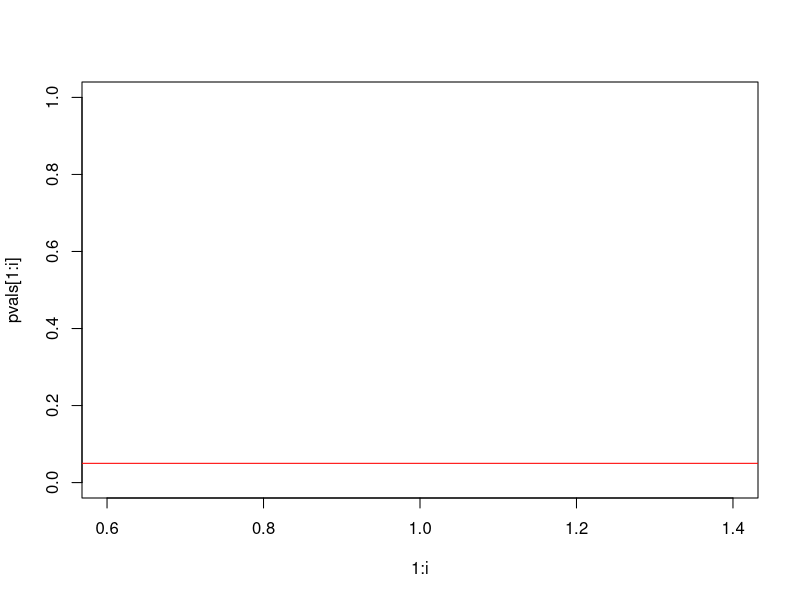
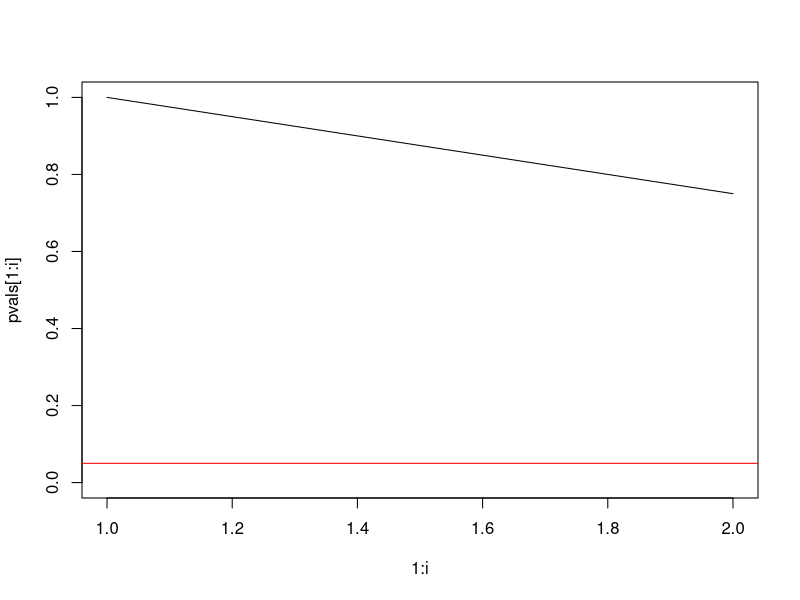
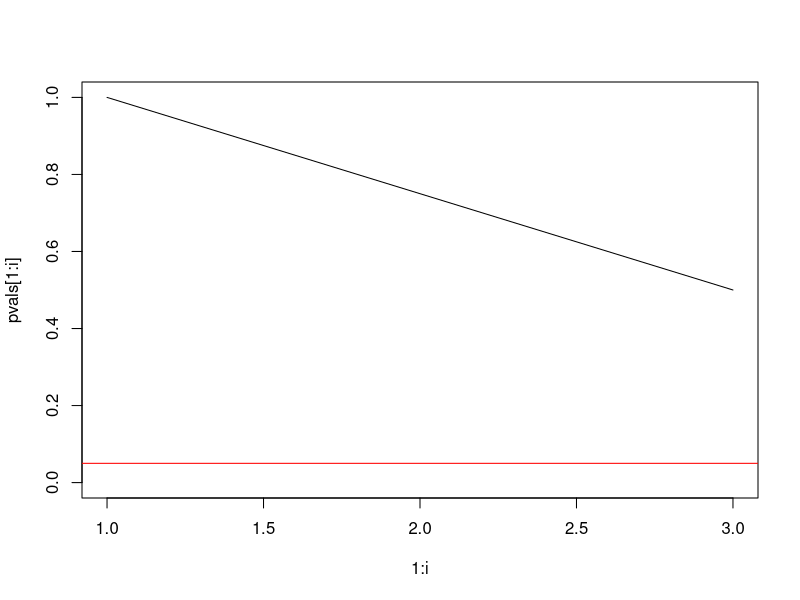
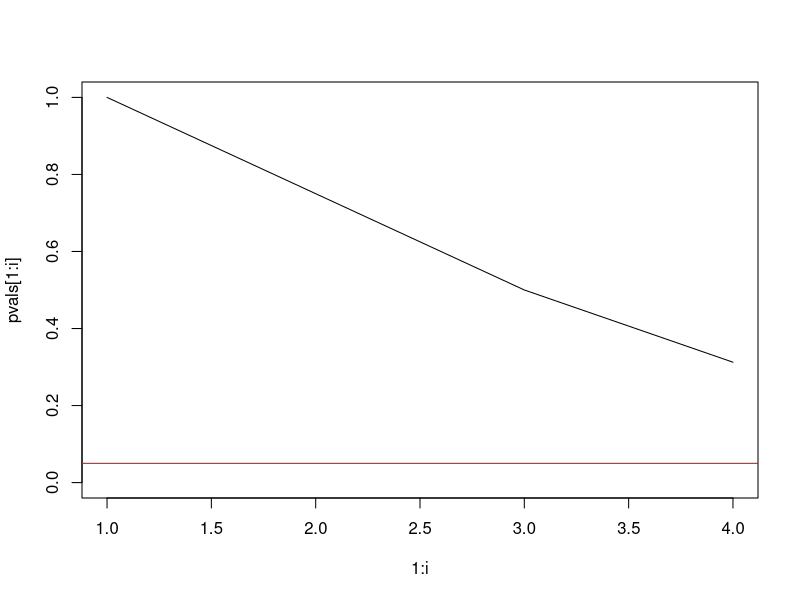
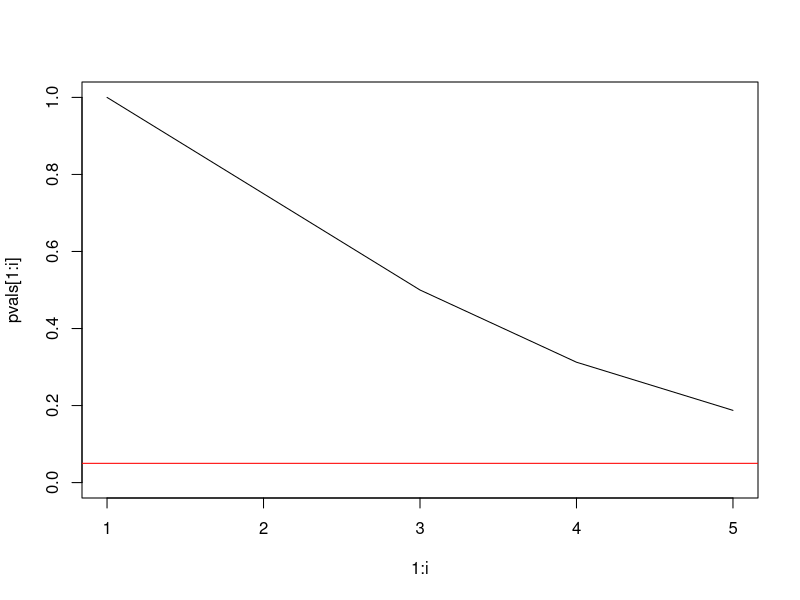
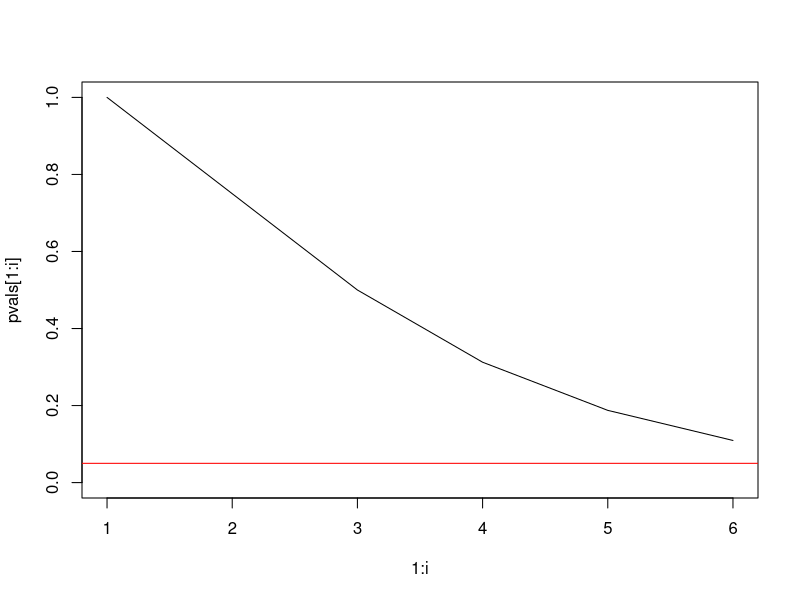
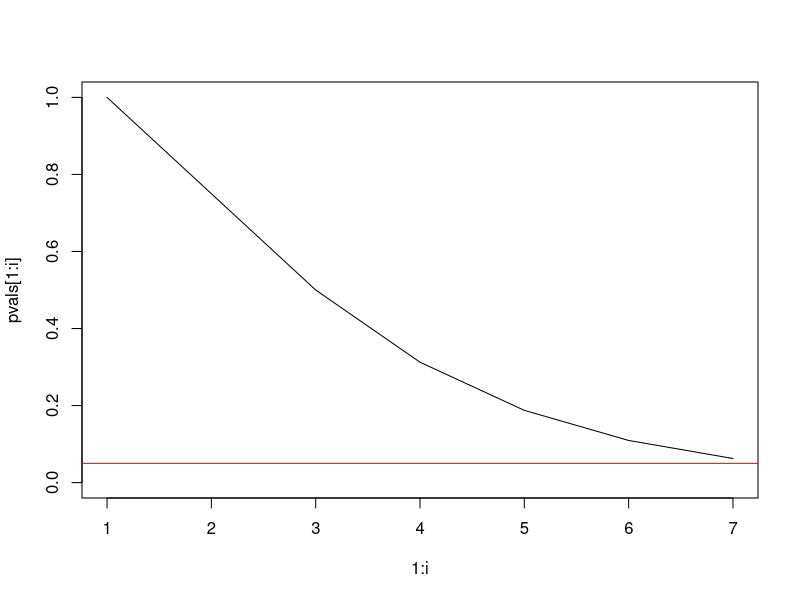
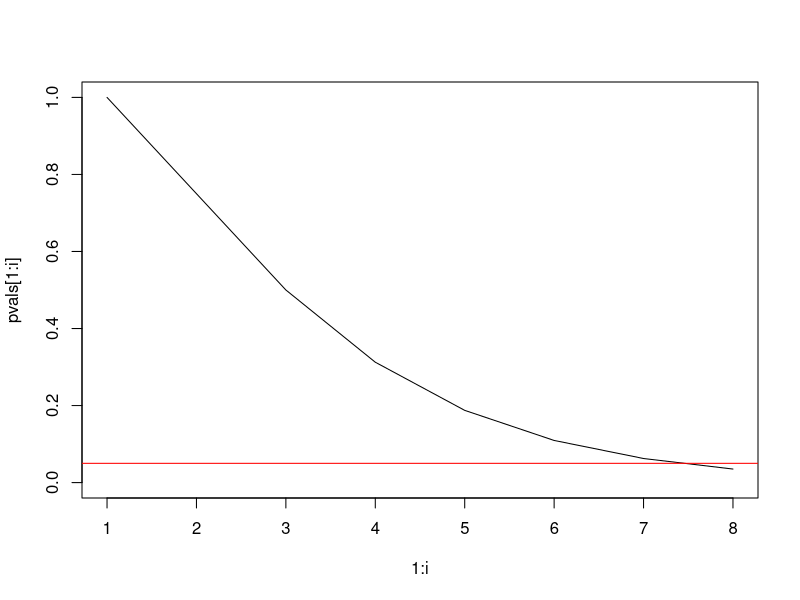

Here is the R script that generated these plots, in order: (Note: this script raises an error after producing the figures.)
############################
# App Tab 1 Entenergebnisse
############################

# aus Eingaben bzw. Simulation p-Wert berechnen

makepath_enten <- function(n){
 seeds <- c()
 health <- ill <- 0
 counter_any <- counter_end <- 0

 nobs <- 60
 fullSample <- rep(c(0,1), nobs/2)
 
 prob <- 0.5

 pvals <- numeric(nobs)
 
 for (s in 1:n){
 set.seed(s)
 observations <- fullSample[sample(nobs)] 
 # nicht zufaellig ziehen sondern nur Reihenfolge zufaellig!
 
 for (i in 1:nobs){
   draw <- observations[i]
   if(draw == 0) health <- health + 1
   else ill <- ill + 1 
   pvals[i] <- binom.test(ill, ill+health, p = prob, alternative = "less")$p.value
   ifelse(min(pvals, na.rm = TRUE) < 0.05, seeds[i] <- s, 0 )
 }
 
}
}



plotpath_stepwise_enten  <- function(myseed){
  
  health <- ill <- 0
  counter_any <- counter_end <- 0
  
  nobs <- 40
  fullSample <- c(rep(1,nobs/2),rep(0, nobs/2))
  
  prob <- 0.5
  
  pvals <- numeric(nobs)
  
  set.seed(myseed)
  observations <- fullSample[sample(nobs)] 
  # nicht zufaellig ziehen sondern nur Reihenfolge zufaellig!
  
  for (i in 1:nobs){
    draw <- observations[i]
    if(draw == 0) health <- health + 1
    else ill <- ill + 1 
    pvals[i] <- binom.test(ill, ill+health, p = prob, alternative = "less")$p.value
    
    plot(1:i, pvals[1:i], type = "l", ylim = c(0,1))
    abline(h = 0.05, col = "red")
    # wie kann man movie machen bzw. langsamer naechsten Wert plotten?
  }
  
}


# in App Tab 1:
# per Hand eingeben statt draw 
# 5 zusätzliche simulieren  
# ganzen Pfad simulieren
# kritischen Pfad zeigen, idealerweise als movie

par(mfrow=c(4,4))

for(i in 131:146){ 
  print(i)
  makepath_enten(i)
}

par(mfrow=c(1,1))
plotpath_stepwise_enten(106)



##################################
# App Tab 2 Simulationsergebnisse
##################################

makepath_random_enten <- function(nobs){
  
  health <- ill <- 0
  counter_any <- counter_end <- 0

  prob <- 0.5
  
  pvals <- numeric(nobs)
  
  #set.seed(myseed)
  
  for (i in 1:nobs){
    draw <- rbinom(1,1,prob=prob)
    if(draw == 0) {
      health <- health + 1
    } else { 
      ill <- ill + 1 
    }
      pvals[i] <- binom.test(ill, ill+health, p = prob, alternative = "less")$p.value
  }
    # plot(1:nobs, pvals, type = "l", ylim = c(0,1))
    # abline(h = 0.05, col = "red")
  return(pvals)
}

makepath_random_enten(60, 1231)

niter <- 1000
seeds <- sample(1:niter,1)

compute_stats_random_enten <- function(niter, n, seeds){
  
  counter_any <- counter_end <- 0
  
  for (i in 1:niter){
   pvals <- makepath_random_enten(n) 
   #print(pvals)
   counter_any <- counter_any + ifelse(min(pvals, na.rm = TRUE) < 0.05, 1, 0)
   counter_end <- counter_end + ifelse(pvals[n] < 0.05, 1, 0)
  }
  return(c(counter_any/niter, counter_end/niter))
}

compute_stats_random_enten(1000, 50, 5323)

n <- as.matrix(c(40, 100, 200),ncol=1)

apply(n,1,FUN=function(x)compute_stats_random_enten(1000,x,seeds))

# 40
# any 15%
# end 5%
# 100 
# any 22% 
# end 5%
# 200 
# any 25%
# end 4%
# 500
# any 30%
# end 4%
# 1000
# any 35%
# end 5%

# nochmal laufen lassen mit niter 10.000 fuer bessere Schaetzer der Wahrsch.

compute_dataframe_random_enten <- function(niter, n, seed){
  
  counter_any <- counter_end <- 0
  dataset <- data.frame()
  for (i in 1:niter){
    pvals <- makepath_random_enten(n) 
    dataset <- data.frame(rbind(c(makepath_random_enten(n, seed)), dataset))
    colnames(dataset) <- c(1:n)
  }
  return(dataset)
  
}

counter_any <- counter_any + ifelse(min(pvals, na.rm = TRUE) < 0.05, 1, 0)
counter_end <- counter_end + ifelse(pvals[n] < 0.05, 1, 0)

dataframe <- compute_dataframe_random_enten(1000, 50, 123123)

sample50 <- data.frame(compute_dataframe_random_enten(1000, 50))
sample100 <- data.frame(compute_dataframe_random_enten(1000, 100))
sample200 <- data.frame(compute_dataframe_random_enten(1000, 200))
sample500 <- data.frame(compute_dataframe_random_enten(1000, 500))
sample1000 <- data.frame(compute_dataframe_random_enten(1000, 1000))

saveRDS(sample40, "sample40.rds")
saveRDS(sample50, "sample50.rds")
saveRDS(sample100, "sample100.rds")
saveRDS(sample200, "sample200.rds")
saveRDS(sample500, "sample500.rds")
saveRDS(sample1000, "sample1000.rds")

